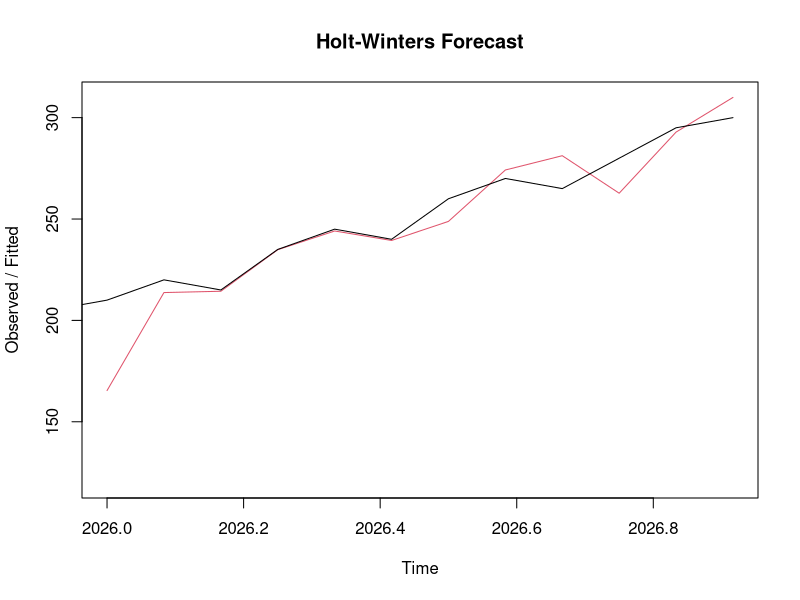

Write the R code that produced this figure.
# 94 - Forecasting Basics
sales <- ts(c(120,135,128,150,142,160,155,170,180,175,190,205,
              210,220,215,235,245,240,260,270,265,280,295,300),
            start=c(2025,1), frequency=12)
model <- HoltWinters(sales)
print(model)
forecast_values <- predict(model, n.ahead=6)
print(forecast_values)
plot(model, main="Holt-Winters Forecast")
